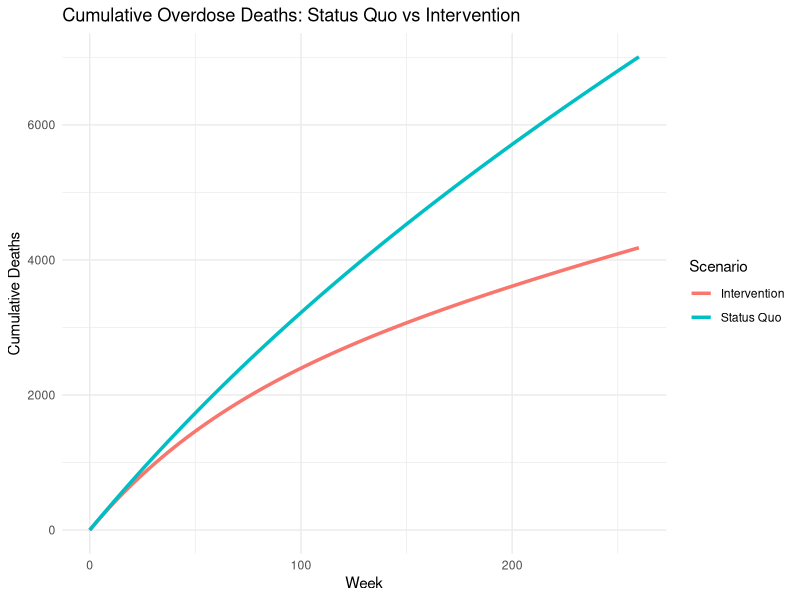
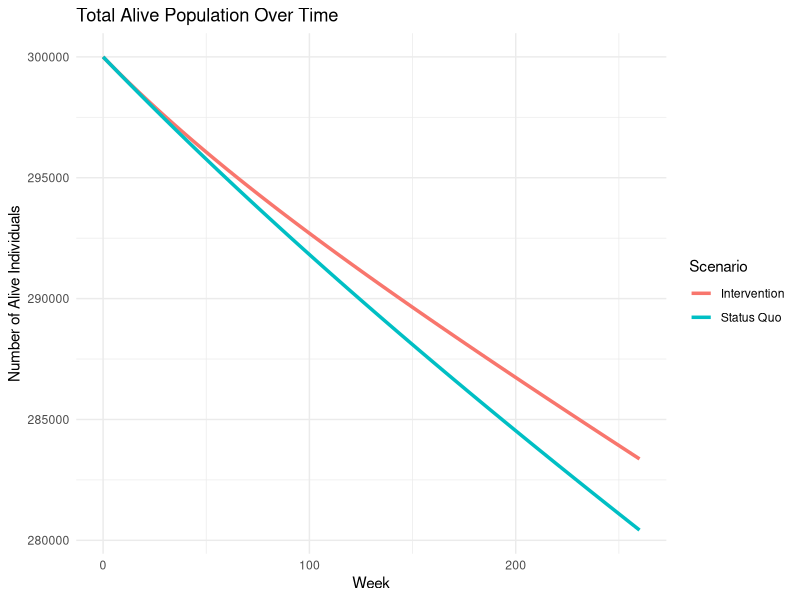

These figures' R source, in order:
library(tidyverse)

# Define original states and initialize the transition matrix
states <- c("Compulsive Use", "On MOUD", "Withdrawal", "Fatal Overdose", "Death")
P_statusquo <- matrix(0, nrow = 5, ncol = 5)
colnames(P_statusquo) <- rownames(P_statusquo) <- states

# Fill in transition probabilities for the status quo scenario
P_statusquo["Compulsive Use", ] <- c(0.9964504, 0.002675905, 0.00058, 0.0001253437, 0.0001683808)
P_statusquo["On MOUD", ] <- c(0.002448776*(1-0.0000713976), 0.9406888, 0.0567, 0.002448776*0.0000713976, 0.000162375)
P_statusquo["Withdrawal", ] <- c(0.00329*(1-0.0002506874), 0, 0.9965476, 0.00329*0.0002506874, 0.000162375)
P_statusquo["Fatal Overdose", ] <- c(0, 0, 0, 0, 1)
P_statusquo["Death", ] <- c(0, 0, 0, 0, 1)

# Copy a version for the intervention scenario
P_intervention <- P_statusquo

# Increase Compulsive Use → On MOUD transition probability
new_MOUD_prob <- 0.01
row <- P_intervention["Compulsive Use", ]
row_target <- "On MOUD"
other_states <- setdiff(states, row_target)
residual <- 1 - new_MOUD_prob
row[other_states] <- row[other_states] / sum(row[other_states]) * residual
row[row_target] <- new_MOUD_prob
P_intervention["Compulsive Use", ] <- row

# Reduce fatal relapse probability from On MOUD
relapse_prob_onmoud <- 0.002448776
old_od_prob_onmoud <- relapse_prob_onmoud * 0.0000713976
new_od_prob_onmoud <- relapse_prob_onmoud * 0.000007  # 更低的死亡率
row <- P_intervention["On MOUD", ]
delta <- old_od_prob_onmoud - new_od_prob_onmoud
row["Fatal Overdose"] <- new_od_prob_onmoud
row["Compulsive Use"] <- row["Compulsive Use"] + delta
P_intervention["On MOUD", ] <- row

# Reduce fatal relapse probability from Withdrawal
relapse_prob_withdrawal <- 0.00329
old_od_prob_withdrawal <- relapse_prob_withdrawal * 0.0002506874
new_od_prob_withdrawal <- relapse_prob_withdrawal * 0.0002
row <- P_intervention["Withdrawal", ]
delta <- old_od_prob_withdrawal - new_od_prob_withdrawal
row["Fatal Overdose"] <- new_od_prob_withdrawal
row["Compulsive Use"] <- row["Compulsive Use"] + delta
P_intervention["Withdrawal", ] <- row

# Final check: verify that row sums are 1 
row_sums_statusquo <- rowSums(P_statusquo)
row_sums_intervention <- rowSums(P_intervention)

simulate_markov <- function(P, initial, weeks) {
  pop_states <- matrix(0, nrow = weeks + 1, ncol = length(initial))
  colnames(pop_states) <- names(initial)
  pop_states[1, ] <- initial
  
  for (t in 1:weeks) {
    pop_states[t + 1, ] <- pop_states[t, ] %*% P
  }
  
  df <- as.data.frame(pop_states)
  df$Week <- 0:weeks
  df_long <- df %>%
    pivot_longer(-Week, names_to = "State", values_to = "Population")
  
  df_wide <- df_long %>%
    pivot_wider(names_from = State, values_from = Population) %>%
    arrange(Week) %>%
    mutate(
      Cumulative_Overdose_Deaths = cumsum(`Fatal Overdose`),
      Alive = `Compulsive Use` + `On MOUD` + `Withdrawal`
    )
  
  return(df_wide)
}

# Initial distribution and simulation duration
initial <- c("Compulsive Use" = 300000, "On MOUD" = 0, "Withdrawal" = 0,
             "Fatal Overdose" = 0, "Death" = 0)
weeks <- 52 * 5

# Simulate both status quo and intervention
df_statusquo <- simulate_markov(P_statusquo, initial, weeks)
df_intervention <- simulate_markov(P_intervention, initial, weeks)
df_statusquo$Scenario <- "Status Quo"
df_intervention$Scenario <- "Intervention"
df_compare <- bind_rows(df_statusquo, df_intervention)

write_csv(df_statusquo, "df_statusquo.csv")
write_csv(df_intervention, "df_intervention.csv")

ggplot(df_compare, aes(x = Week, y = Cumulative_Overdose_Deaths, color = Scenario)) +
  geom_line(size = 1.2) +
  labs(title = "Cumulative Overdose Deaths: Status Quo vs Intervention",
       y = "Cumulative Deaths") +
  theme_minimal()

ggplot(df_compare, aes(x = Week, y = Alive, color = Scenario)) +
  geom_line(size = 1.2) +
  labs(title = "Total Alive Population Over Time",
       y = "Number of Alive Individuals") +
  theme_minimal()

# Set initial values
initial <- c("Compulsive Use" = 300000, "On MOUD" = 0, "Withdrawal" = 0,
             "Fatal Overdose" = 0, "Death" = 0)
weeks <- 52 * 5

# Define parameter ranges for DSA）
dsa_params <- list(
  list(name = "CU_to_MOUD", base = 0.002675905, values = c(0.001338, 0.004014)),
  list(name = "OD_OnMOUD", base = 0.0000713976, values = c(0.000001, 0.0001)),
  list(name = "OD_Withdrawal", base = 0.0002506874, values = c(0.000001, 0.0001))
)

# Build transition matrix function
build_matrix_dsa <- function(cu_to_moud, od_onmoud, od_withdrawal) {
  states <- c("Compulsive Use", "On MOUD", "Withdrawal", "Fatal Overdose", "Death")
  P <- matrix(0, nrow = 5, ncol = 5)
  colnames(P) <- rownames(P) <- states
  
  # Fixed relapse probabilities
  relapse_on <- 0.002448776
  relapse_wd <- 0.00329
  
  # Compulsive Use row
  base_row <- c(Compulsive = 0.9964504, MOUD = 0.002675905, WD = 0.00058,
                OD = 0.0001253437, D = 0.0001683808)
  
  names(base_row) <- states
  base_row["On MOUD"] <- cu_to_moud
  other_states <- setdiff(states, "On MOUD")
  residual <- 1 - cu_to_moud
  base_row[other_states] <- base_row[other_states] / sum(base_row[other_states]) * residual
  row_cu <- base_row
  P["Compulsive Use", ] <- row_cu
  
  # On MOUD row
  row_on <- c(
    "Compulsive Use" = relapse_on * (1 - od_onmoud),
    "On MOUD" = 0.9406888,
    "Withdrawal" = 0.0567,
    "Fatal Overdose" = relapse_on * od_onmoud,
    "Death" = 0.000162375
  )
  row_on <- row_on / sum(row_on)
  P["On MOUD", ] <- row_on
  
  # Withdrawal row
  row_wd <- c(
    "Compulsive Use" = relapse_wd * (1 - od_withdrawal),
    "On MOUD" = 0,
    "Withdrawal" = 0.9965476,
    "Fatal Overdose" = relapse_wd * od_withdrawal,
    "Death" = 0.000162375
  )
  row_wd <- row_wd / sum(row_wd)
  P["Withdrawal", ] <- row_wd
  
  # Absorbing states
  P["Fatal Overdose", "Death"] <- 1
  P["Death", "Death"] <- 1
  
  return(P)
}


# Store DSA results
dsa_results <- data.frame()

for (p in dsa_params) {
  for (val in p$values) {
    
    # Set parameter for each round
    cu_moud <- if (p$name == "CU_to_MOUD") val else 0.002675905
    od_on <- if (p$name == "OD_OnMOUD") val else 0.0000713976
    od_wd <- if (p$name == "OD_Withdrawal") val else 0.0002506874
    
    P <- build_matrix_dsa(cu_moud, od_on, od_wd)
    df <- simulate_markov(P, initial, weeks)
    
    # Extract distribution at final week
    final <- df[nrow(df), ]
    
    dsa_results <- rbind(
      dsa_results,
      data.frame(
        Parameter = p$name,
        Value = val,
        OverdoseDeaths = final$Cumulative_Overdose_Deaths,
        Alive = final$Alive,
        CompulsiveUse = final$`Compulsive Use`,
        OnMOUD = final$`On MOUD`,
        Withdrawal = final$Withdrawal
      )
    )
  }
}

beta_params <- function(mean, se) {
  var <- se^2
  temp <- mean * (1 - mean) / var - 1
  alpha <- mean * temp
  beta <- (1 - mean) * temp
  return(c(alpha = alpha, beta = beta))
}

beta_params(0.002675905, 0.0005)

# Updated transition matrix constructor
build_transition_matrix <- function(cu_to_moud, onmoud_to_od, withdrawal_to_od) {
  states <- c("Compulsive Use", "On MOUD", "Withdrawal", "Fatal Overdose", "Death")
  P <- matrix(0, nrow = 5, ncol = 5)
  colnames(P) <- rownames(P) <- states
  
  # Compulsive Use 
  base_row <- c(
    "Compulsive Use" = 0.9964504,
    "On MOUD" = 0.002675905,
    "Withdrawal" = 0.00058,
    "Fatal Overdose" = 0.0001253437,
    "Death" = 0.0001683808
  )
  row_target <- "On MOUD"
  other_states <- setdiff(states, row_target)
  residual <- 1 - cu_to_moud
  row <- numeric(length(states))
  names(row) <- states
  row[row_target] <- cu_to_moud
  row[other_states] <- base_row[other_states] / sum(base_row[other_states]) * residual
  P["Compulsive Use", ] <- row
  
  # On MOUD 
  relapse_prob_onmoud <- 0.002448776
  row <- numeric(length(states))
  names(row) <- states
  row["Compulsive Use"] <- relapse_prob_onmoud * (1 - onmoud_to_od)
  row["Fatal Overdose"] <- relapse_prob_onmoud * onmoud_to_od
  row["On MOUD"] <- 0.9406888
  row["Withdrawal"] <- 0.0567
  row["Death"] <- 0.000162375
  row["On MOUD"] <- 1 - sum(row[setdiff(states, "On MOUD")])
  P["On MOUD", ] <- row
  
  # Withdrawal
  relapse_prob_withdrawal <- 0.00329
  row <- numeric(length(states))
  names(row) <- states
  row["Compulsive Use"] <- relapse_prob_withdrawal * (1 - withdrawal_to_od)
  row["Fatal Overdose"] <- relapse_prob_withdrawal * withdrawal_to_od
  row["Withdrawal"] <- 0.9965476
  row["Death"] <- 0.000162375
  row["Withdrawal"] <- 1 - sum(row[setdiff(states, "Withdrawal")])
  P["Withdrawal", ] <- row
  
  # Absorbing states
  P["Fatal Overdose", ] <- c(0, 0, 0, 0, 1)
  P["Death", ] <- c(0, 0, 0, 0, 1)
  
  return(P)
}

# Markov simulation function
simulate_markov <- function(P, initial, weeks) {
  pop_states <- matrix(0, nrow = weeks + 1, ncol = length(initial))
  colnames(pop_states) <- names(initial)
  pop_states[1, ] <- initial
  for (t in 1:weeks) {
    pop_states[t + 1, ] <- pop_states[t, ] %*% P
  }
  df <- as.data.frame(pop_states)
  df$Week <- 0:weeks
  df$Cumulative_Overdose_Deaths <- cumsum(df$`Fatal Overdose`)
  df$Alive <- df$`Compulsive Use` + df$`On MOUD` + df$`Withdrawal`
  return(df)
}

# Initial setup
initial <- c("Compulsive Use" = 300000, "On MOUD" = 0, "Withdrawal" = 0, "Fatal Overdose" = 0, "Death" = 0)
weeks <- 52 * 5
n_sim <- 1000

# PSA parameters
alpha_cu <- 28.56; beta_cu <- 10645.42
alpha_onod <- 0.0306; beta_onod <- 174835.67
alpha_wdod <- 0.6802; beta_wdod <- 824759.19

# Store simulation results
results <- data.frame()

for (i in 1:n_sim) {
  cu_to_moud <- rbeta(1, alpha_cu, beta_cu)
  onmoud_to_od <- rbeta(1, alpha_onod, beta_onod)
  withdrawal_to_od <- rbeta(1, alpha_wdod, beta_wdod)
  
  # Build transition matrices for two scenarios
  P_stat <- build_transition_matrix(cu_to_moud, onmoud_to_od, withdrawal_to_od)
  P_int <- build_transition_matrix(0.01, 0.000007, 0.0002)
  
  # Run simulation
  df_stat <- simulate_markov(P_stat, initial, weeks)
  df_int <- simulate_markov(P_int, initial, weeks)
  
  # Extract and store results
  results <- rbind(
    results,
    # 5-year outcomes
    data.frame(
      Sim = i,
      Scenario = "Status Quo",
      Time = "Year 5",
      OverdoseDeaths = tail(df_stat$Cumulative_Overdose_Deaths, 1),
      Alive = tail(df_stat$Alive, 1),
      CompulsiveUse = tail(df_stat$`Compulsive Use`, 1),
      OnMOUD = tail(df_stat$`On MOUD`, 1),
      Withdrawal = tail(df_stat$Withdrawal, 1)
    ),
    data.frame(
      Sim = i,
      Scenario = "Intervention",
      Time = "Year 5",
      OverdoseDeaths = tail(df_int$Cumulative_Overdose_Deaths, 1),
      Alive = tail(df_int$Alive, 1),
      CompulsiveUse = tail(df_int$`Compulsive Use`, 1),
      OnMOUD = tail(df_int$`On MOUD`, 1),
      Withdrawal = tail(df_int$Withdrawal, 1)
    ),
    
    # 1-year outcomes (week 52)
    data.frame(
      Sim = i,
      Scenario = "Status Quo",
      Time = "Year 1",
      OverdoseDeaths = df_stat$Cumulative_Overdose_Deaths[53],
      Alive = df_stat$Alive[53],
      CompulsiveUse = df_stat$`Compulsive Use`[53],
      OnMOUD = df_stat$`On MOUD`[53],
      Withdrawal = df_stat$Withdrawal[53]
    ),
    data.frame(
      Sim = i,
      Scenario = "Intervention",
      Time = "Year 1",
      OverdoseDeaths = df_int$Cumulative_Overdose_Deaths[53],
      Alive = df_int$Alive[53],
      CompulsiveUse = df_int$`Compulsive Use`[53],
      OnMOUD = df_int$`On MOUD`[53],
      Withdrawal = df_int$Withdrawal[53]
    )
  )
}

# Summarize simulation results
summary_results <- results %>%
  group_by(Scenario, Time) %>%
  summarise(
    Mean_OverdoseDeaths = mean(OverdoseDeaths),
    UI_Low_OverdoseDeaths = quantile(OverdoseDeaths, 0.025),
    UI_High_OverdoseDeaths = quantile(OverdoseDeaths, 0.975),
    
    Mean_Alive = mean(Alive),
    UI_Low_Alive = quantile(Alive, 0.025),
    UI_High_Alive = quantile(Alive, 0.975),
    
    Mean_CompulsiveUse = mean(CompulsiveUse),
    UI_Low_CompulsiveUse = quantile(CompulsiveUse, 0.025),
    UI_High_CompulsiveUse = quantile(CompulsiveUse, 0.975),
    
    Mean_OnMOUD = mean(OnMOUD),
    UI_Low_OnMOUD = quantile(OnMOUD, 0.025),
    UI_High_OnMOUD = quantile(OnMOUD, 0.975),
    
    Mean_Withdrawal = mean(Withdrawal),
    UI_Low_Withdrawal = quantile(Withdrawal, 0.025),
    UI_High_Withdrawal = quantile(Withdrawal, 0.975)
  )

print(summary_results)

